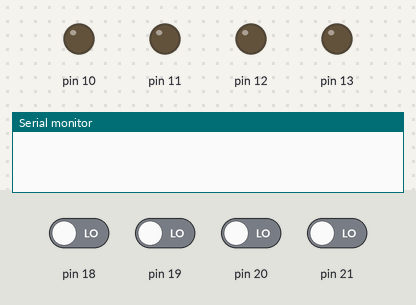
A sketch run on a simulated Arduino Mega 2560, built with avr-gcc and run on an emulated ATmega2560. Parts: output pins drawn as LEDs (lit = HIGH), the last lines printed to the serial monitor. The test bench sets the inputs (shaded band); at power-on: pin 18–21 LOW.

Above: at 0.1 s.
At 1.0 s:
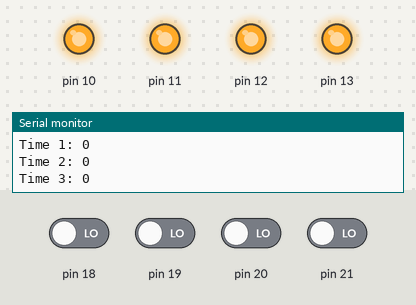
Timing chart, 0 to 2.5 s (numbered marks = the images above):
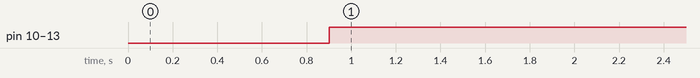

The sketch:

SecondUnit_ArdMEGA.ino
```cpp
#include <avr/io.h>
#include <avr/interrupt.h>
unsigned long time0 = 0;
unsigned long time1 = 0;
unsigned long time2 = 0;
unsigned long time3 = 0;

long updateTime = -99;

boolean update0 = true;
boolean update1 = true;
boolean update2 = true;
boolean update3 = true;

unsigned long front = 0;
unsigned long right = 0;
unsigned long back = 0;
unsigned long left = 0;

unsigned long thrFB = 250;
unsigned long thrRL = 500;

void setup() {
  cli();
  DDRB = B11110000;
  Serial.begin(9600);
    EICRA = 0x00;
    EIMSK = 0x00;

    EICRA |= (1 << ISC00);    // set INT0 to trigger on RISING logic change
    EICRA |= (1 << ISC01);    // set INT0 to trigger on RISING logic change
    EIMSK |= (1 << INT0);     // Turns on INT0 (PORT 21 on Arduino MEGA 2560)


    EICRA |= (1 << ISC10);    // set INT1 to trigger on RISING logic change
    EICRA |= (1 << ISC11);    // set INT1 to trigger on RISING logic change
    EIMSK |= (1 << INT1);     // Turns on INT1 (PORT 20 on Arduino MEGA 2560)


    EICRA |= (1 << ISC20);    // set INT2 to trigger on RISING logic change
    EICRA |= (1 << ISC21);    // set INT2 to trigger on RISING logic change
    EIMSK |= (1 << INT2);     // Turns on INT2 (PORT 19 on Arduino MEGA 2560)

    EICRA |= (1 << ISC30);    // set INT3 to trigger on RISING logic change
    EICRA |= (1 << ISC31);    // set INT3 to trigger on RISING logic change
    EIMSK |= (1 << INT3);     // Turns on INT3  (PORT 18 on Arduino MEGA 2560)

    sei();
    //INT4 -> PORT2
    //INT5 -> PORT3
}

void loop() {
  if((updateTime + 1000) < millis()){// Wait 1000ms to allow a new time value within ISRs
    updateTime = millis();
    update0 = update1 = update2 = update3 = true;
    led();
    myPrint();
  }
  //Notice that the loop method is still running and can be used to control the drone without affecting the ISR. (noInterrupts() and interrupts() must be used in this case!)
}

//One interrupt for each microphone
ISR (INT0_vect)
{
  if(update0) time0 = micros(); //Capture only the first rising on signal
  update0 = false;
}

ISR (INT1_vect)
{
  if(update1) time1 = micros(); //Capture only the first rising on signal
  update1 = false;
}

ISR (INT2_vect)
{
  if(update2) time2 = micros(); //Capture only the first rising on signal
  update2 = false;
}

ISR (INT3_vect)
{
  if(update3) time3 = micros(); //Capture only the first rising on signal
  update3 = false;
}

void myPrint(){//Check time values on Serial monitor
  Serial.print("Time 0: ");
  Serial.println(time0);
  Serial.print("Time 1: ");
  Serial.println(time1);
  Serial.print("Time 2: ");
  Serial.println(time2);
  Serial.print("Time 3: ");
  Serial.println(time3);
  Serial.println();
}

void led(){//One microphone for each side
  front = time0;
  right = time3;
  back = time2;
  left = time1;

  Serial.print("ABS FB: ");
  Serial.println((max(front, back) - min(front, back)));
  Serial.print("ABS RL: ");
  Serial.println((max(right, left) - min(right, left)));

  if((max(front, back) - min(front, back)) < thrFB && (max(right, left) - min(right, left)) < thrRL){
    Serial.println("MIDDLE");
    PORTB = B11110000;//Turn on all LEDs (Digital PORTS 10, 11, 12 and 13)
  }
  else{
    if(front < back && front < left && front < right){
      Serial.println("FRONT");
      PORTB = B00110000; //Turn on LEDs (Digital PORTS 10 and 11)
    }
    if(back < front && back < right && back < left){
      Serial.println("BACK");
      PORTB = B11000000;//Turn on LEDs (Digital PORTS 12 and 13)
    }
    if(right < left && right < front && right < back){
      Serial.println("RIGHT");
      PORTB = B01010000;//Turn on LEDs (Digital PORTS 10 and 12)
    }
    if(left < right && left < front && left < back){
      Serial.println("LEFT");
      PORTB = B10100000;//Turn on LEDs (Digital PORTS 11 and 13)
    }
  }
}

void led2(){//Two microphones for each side (not used in our approach, but it works as well)
  front = time0 + time3;
  right = time2 + time3;
  back = time2 + time1;
  left = time0 + time1;

  if((max(front, back) - min(front, back)) < thrFB && (max(right, left) - min(right, left)) < thrRL){
    Serial.println("MIDDLE");
    PORTB = B11110000;
  }
  else{
    if(front < back && front < left && front < right){
      Serial.println("FRONT");
      PORTB = B00110000;
    }
    if(back < front && back < right && back < left){
      Serial.println("BACK");
      PORTB = B11000000;
    }
    if(right < left && right < front && right < back){
      Serial.println("RIGHT");
      PORTB = B01010000;
    }
    if(left < right && left < front && left < back){
      Serial.println("LEFT");
      PORTB = B10100000;
    }
  }
}
```

Measured:
- by itself, pin 10–13: LOW → HIGH at 0.90 s
